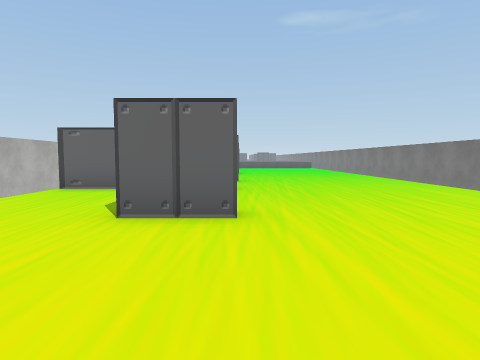
View 1 (above)

19 first-person views from a walk through a scene from a Unity 3-D project. The camera is 1.5 m above the floor, tilts 4° down and sees 75° across. The floor is counted in squares, 2 m on a side. Each view is taken from the middle of a square. On the plan, view 1 faces up. The plan holds only what a view shows up to about 10 squares ahead; the rest is blank. The place goes on beyond the plan. The player character is not drawn. Some animated figures are left out. Some surface patterns are stand-ins.

View 2
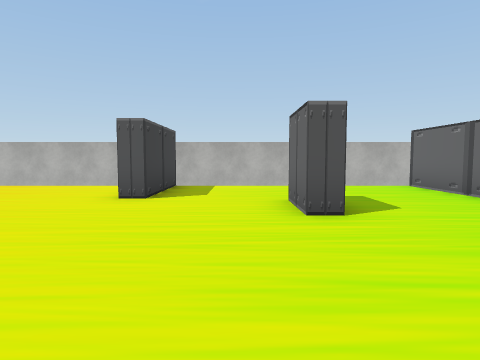

View 3
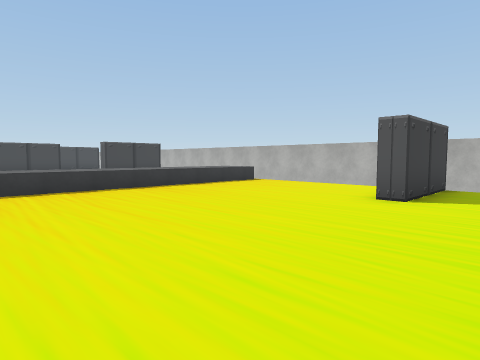

View 4
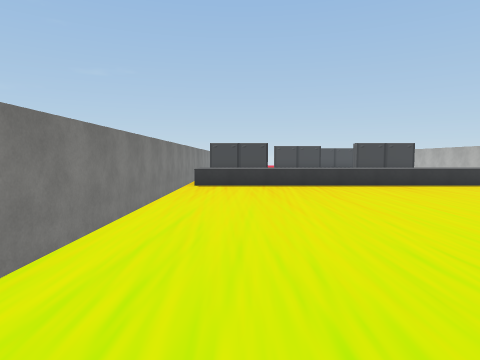

View 5
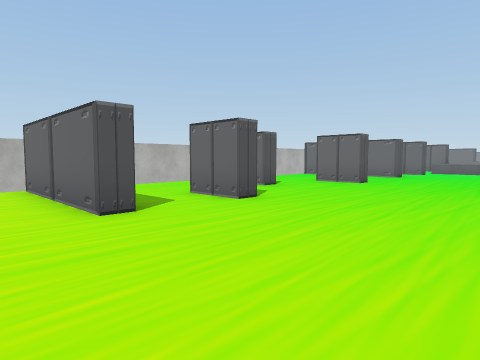

View 6
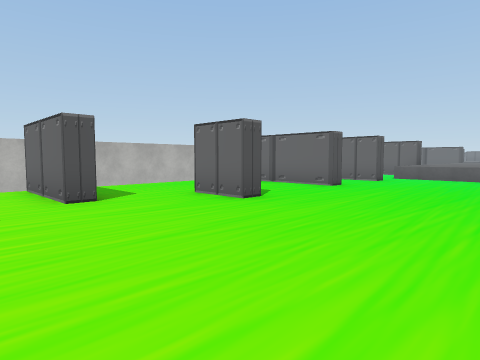

View 7
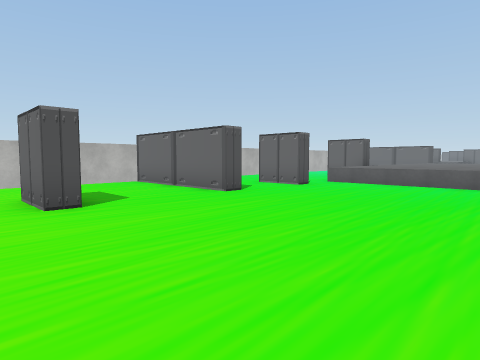

View 8
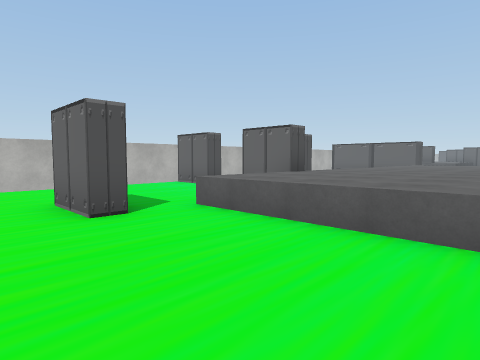

View 9
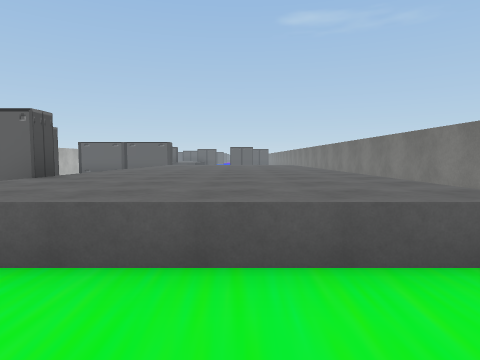

View 10
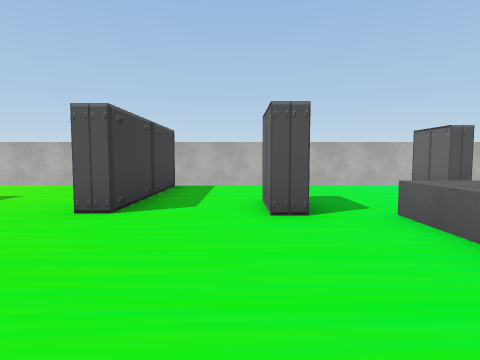

View 11
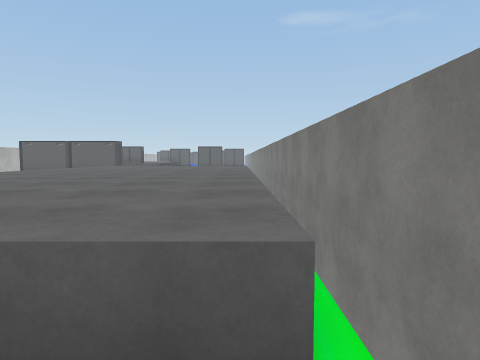

View 12
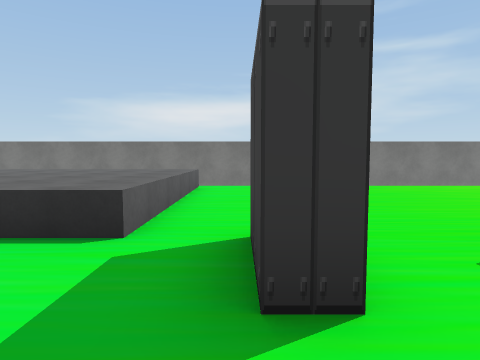

View 13
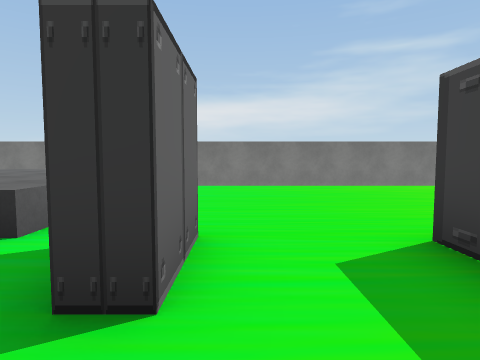

View 14
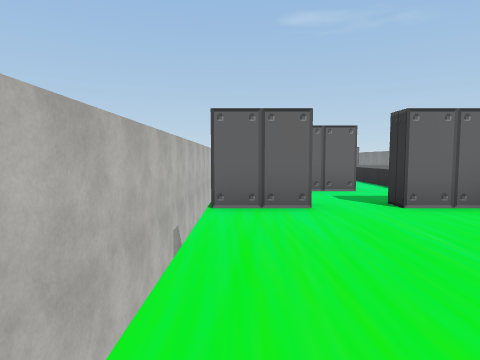

View 15
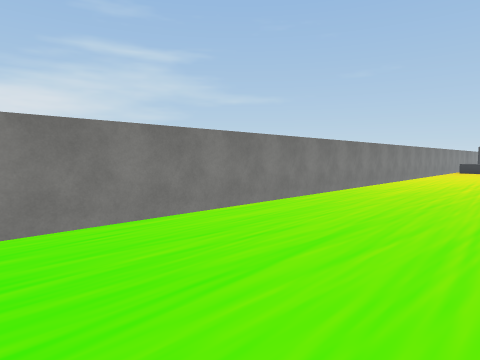

View 16
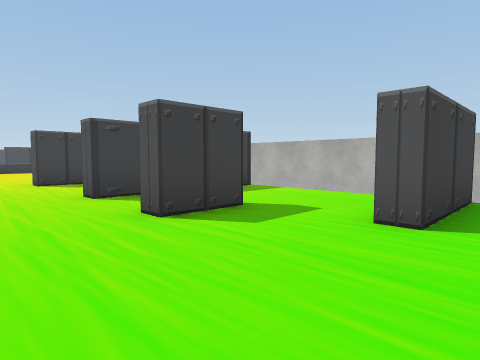

View 17
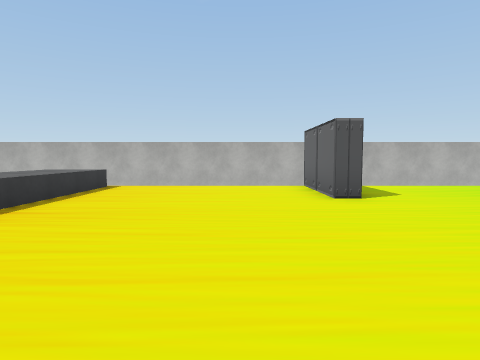

View 18
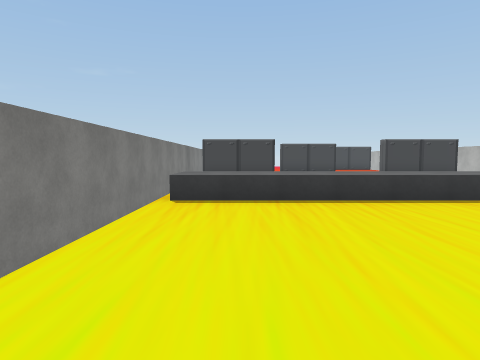

View 19
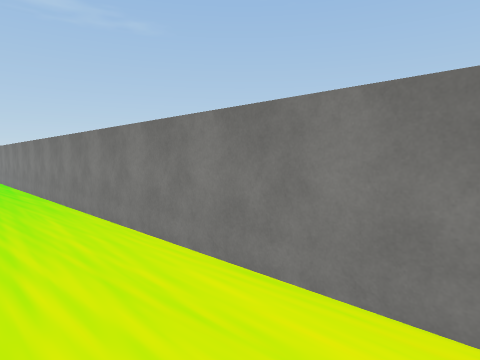

### Floor plan
Key: @ floor where view 1 was taken; # wall or solid block; . floor; ^ raised ledge.
Columns run from 5 left of view 1 to 6 right of it. Each row starts with its distance up from view 1.
 29 #   .^^^^^^#
 28 #  #.^^^^^^#
 27 # ...^^^^^^#
 26 ###.#^^^^^^#
 25 #....^^^^^^#
 24 #....^^^^^^#
 23 #....^^^^^^#
 22 #...##.....#
 21 #..........#
 20 #..........#
 19 #####......#
 18 #..........#
 17 #..........#
 16 #...##.....#
 15 #..........#
 14 #..........#
 13 ####.......#
 12 #..........#
 11 #..........#
 10 #...#......#
  9 #..........#
  8 #####......#
  7 #..........#
  6 #..........#
  5 #..........#
  4 #...#......#
  3 #..........#
  2 #..........#
  1 ####.......#
  0 #....@.....#
 -1 #..........#
 -2 #..........#
 -3 #..........#
 -4 #..........#
 -5 #^^^^^^^^^^#
 -6 #^^ ^^^^^^^#
 -7 #          #

Positions as (right, up) in squares from view 1, and headings:
1: (0, 0), facing up
2: (4, 3), facing left
3: (4, 3), facing down-left
4: (4, 4), facing down
5: (4, 6), facing up-left
6: (4, 11), facing up-left
7: (5, 14), facing up-left
8: (4, 20), facing up-left
9: (3, 21), facing up
10: (4, 21), facing left
11: (5, 22), facing up
12: (-3, 22), facing right
13: (-3, 21), facing right
14: (-4, 21), facing up
15: (2, 14), facing down-right
16: (2, 14), facing down-left
17: (4, -1), facing left
18: (4, 1), facing down
19: (4, 2), facing up-right
